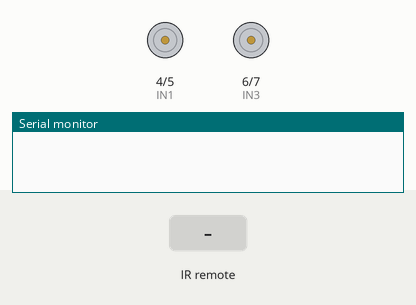
Recording of a sketch running on a simulated Arduino Uno, built with avr-gcc and run on an emulated ATmega328P. Shown: motor-driver pin pairs drawn as motors (green arrow = first pin HIGH = forward, orange = second pin HIGH = backward, longer = more drive, scaled by the enable pin), the last lines printed to the serial monitor. Inputs (shaded band) come from the test bench. Random numbers use the default seed unless the sketch sets one.

Above: at 2.0 s.
2.1 s: infrared code 0xFF18E7 received
At 2.7 s:
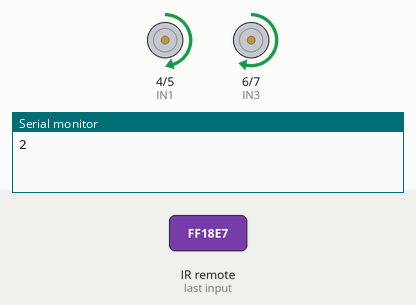
5.1 s: infrared code 0xFF10EF received
At 5.25 s:
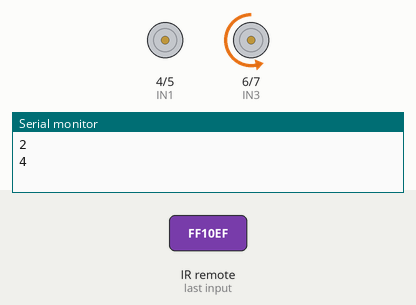
6.9 s: infrared code 0xFF5AA5 received
At 7.05 s:
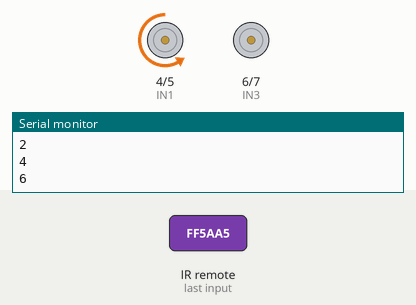
8.7 s: infrared code 0xFF4AB5 received
At 9.9 s:
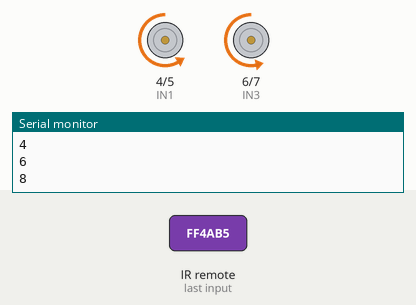
Timing chart, 0 to 11.7 s (numbered marks = the images above; inputs shaded):
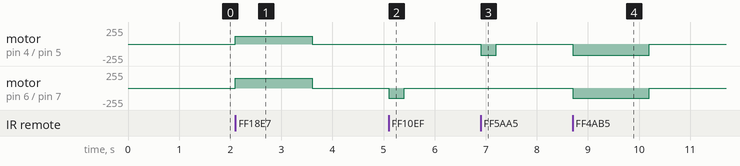

The sketch:

robot_with_remote_control.ino
```cpp
//#include <Servo.h>

//int servoPin = 1;
//Servo servo;

//#include <ir_Lego_PF_BitStreamEncoder.h>

#include <IRremote.h>


int enA = 9;
int enB = 10;
int IN4 = 7;       //REVerse motion of Left motor
int IN3 = 6;       //ForWarD motion of Left motor
int IN2 = 5;      //REVerse motion of Right motor
int IN1 = 4;      //ForWarD motion of Right motor

long duration, distance;

const int RECV_PIN = 3;
IRrecv irrecv(RECV_PIN);
decode_results results;
unsigned long key_value = 0;

void setup() {

  delay(random(500, 2000));  // delay for random time
  Serial.begin(9600);
  pinMode(enA, OUTPUT);
  pinMode(enB, OUTPUT);
  pinMode(IN4, OUTPUT);      // set Motor pins as output
  pinMode(IN3, OUTPUT);
  pinMode(IN2, OUTPUT);
  pinMode(IN1, OUTPUT);


  //  servo.attach(servoPin);           //attach servoPin to servo object
  irrecv.enableIRIn();

  irrecv.blink13(true);
}

void loop() {


  if (irrecv.decode(&results)) {
    if (results.value == 0XFFFFFFFF)
      // results.value = key_value;
      Serial.println(results.value, HEX);

    switch (results.value) {

      case 0xFF18E7: //When the 2 button is clicked on the remote

        Serial.println("2");

        //For left motor
     digitalWrite(IN3, HIGH);
        digitalWrite(IN4, LOW);
        analogWrite(enB, 150);

        //for right motor
        digitalWrite(IN1, HIGH);
        digitalWrite(IN2, LOW);
        analogWrite(enA, 120);

        delay(1500);

        // STOP
        //For left motor
        digitalWrite(IN3, LOW);
        digitalWrite(IN4, LOW);
        analogWrite(enB, 0);

        //for right motor
        digitalWrite(IN1, LOW);
        digitalWrite(IN2, LOW);
        analogWrite(enA, 0);


        break;


      case 0xFF10EF:  //When the 4 button is clicked on the remote

        Serial.println("4");
        // Turn left
        //For left motor
        digitalWrite(IN3, LOW);
        digitalWrite(IN4, HIGH);
        analogWrite(enB, 150);

        //for right motor
        digitalWrite(IN1, LOW);
        digitalWrite(IN2, LOW);
        analogWrite(enA, 120);

        delay(300);

        // STOP
        //For left motor
        digitalWrite(IN3, LOW);
        digitalWrite(IN4, LOW);
        analogWrite(enB, 0);

        //for right motor
        digitalWrite(IN1, LOW);
        digitalWrite(IN2, LOW);
        analogWrite(enA, 0);

        break;

      case 0xFF38C7:  //When the 5 button is clicked on the remote

        Serial.println("5");
        // STOP
        //For left motor
        digitalWrite(IN3, LOW);
        digitalWrite(IN4, LOW);
        analogWrite(enB, 0);

        //for right motor
        digitalWrite(IN1, LOW);
        digitalWrite(IN2, LOW);
        analogWrite(enA, 0);


        break;


      case 0xFF5AA5: //When the 6 button is clicked on the remote

        Serial.println("6");
        // turn right
        //For left motor
        digitalWrite(IN3, LOW);
        digitalWrite(IN4, LOW);
        analogWrite(enB, 120);

        //for right motor
        digitalWrite(IN1, LOW);
        digitalWrite(IN2, HIGH);
        analogWrite(enA, 170);

        delay(300);

        // STOP
        //For left motor
        digitalWrite(IN3, LOW);
        digitalWrite(IN4, LOW);
        analogWrite(enB, 0);

        //for right motor
        digitalWrite(IN1, LOW);
        digitalWrite(IN2, LOW);
        analogWrite(enA, 0);

        break;


      case 0xFF4AB5:
        //move backward
        Serial.println("8");

        //For left motor
        digitalWrite(IN3, LOW);
        digitalWrite(IN4, HIGH);
        analogWrite(enB, 150);

        //for right motor
        digitalWrite(IN1, LOW);
        digitalWrite(IN2, HIGH);
        analogWrite(enA, 150);

        delay(1500);

        // STOP
        //For left motor
        digitalWrite(IN3, LOW);
        digitalWrite(IN4, LOW);
        analogWrite(enB, 0);

        //for right motor
        digitalWrite(IN1, LOW);
        digitalWrite(IN2, LOW);
        analogWrite(enA, 0);

        break;


    }


            key_value = results.value;

    irrecv.resume();


  }


  // else {
  //   //no movement
  //           //For left motor
  //   digitalWrite(IN3, LOW);
  //   digitalWrite(IN4, LOW);
  //   digitalWrite(enA, 0);

  //   //for right motor
  //    digitalWrite(IN1, LOW);
  //   digitalWrite(IN2, LOW);
  //   digitalWrite(enB, 0);
  // }
}
```

Measured:
- after the input at 2.1 s, motor on pin 4 (IN1) / pin 5 (IN2): stopped → forward 120/255 at once, → stopped 1.5 s later; motor on pin 6 (IN3) / pin 7 (IN4): stopped → forward 150/255 at once, → stopped 1.5 s later
- after the input at 5.1 s, motor on pin 6 (IN3) / pin 7 (IN4): stopped → backward 150/255 at once, → stopped 0.30 s later
- after the input at 6.9 s, motor on pin 4 (IN1) / pin 5 (IN2): stopped → backward 170/255 at once, → stopped 0.30 s later
- after the input at 8.7 s, motor on pin 4 (IN1) / pin 5 (IN2): stopped → backward 170/255 at once, → stopped 1.5 s later; motor on pin 6 (IN3) / pin 7 (IN4): stopped → backward 150/255 at once, → stopped 1.5 s later
